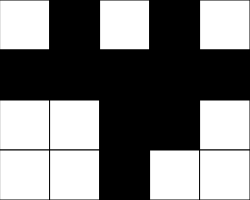
Frame 1 (no input)
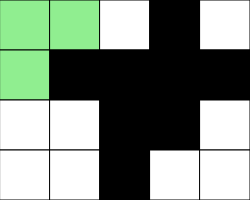
Frame 60 (no input)
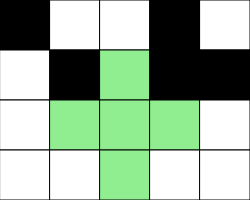
Frame 120 (the mouse pressed at the canvas centre since frame 60)

The p5.js sketch that drew these frames (run headless with seeded random() and noise() and a simulated clock; from frame 60 on, the mouse is pressed at the canvas centre):

// p5.js sketch
// ── sketch.js
// Puzzle Game
// Elias Reynolds
// Nov 10, 2023
// A first foray into working with 2D arrays
//Global Variables
let flippy = 1;
let grid =
  [[255, 0, 255, 0, 255],
  [0, 0, 0, 255, 0],
  [255, 255, 0, 255, 0], 
  [255, 0, 0, 255, 0]];
let gridspare = grid;
const NUM_ROWS = 4; const NUM_COLS = 5;
let rectWidth, rectHeight, row, col;
function setup() {
  rectWidth = 50; rectHeight = 50;
  createCanvas(NUM_COLS * rectWidth, NUM_ROWS * rectHeight);
  randomize();
}
function draw() {
  row = getCurrentY(); col = getCurrentX();
  background(220);
  renderGrid();
  if (wincheck() === true) {
    fill(125);
    text('you win!!!!!', mouseX, mouseY);
  }
  greenplus();}
function keyPressed() {
  //if spacebar is pressed change variable
  if (keyCode === 32) {
    flippy *= -1;
  }
}
function mousePressed() {
  //flippy flippy whippy whippy
  //flips flippy when flippy is supposed to be flipped
  //to flip the square to do the flip
  if (flippy === 1) {
    if (keyIsPressed && keyCode === SHIFT) {//shift makes one
      flip(col, row);
    }
    else {//do plus sign
      flip(col, row);
      if (col < NUM_COLS - 1) flip(col + 1, row);
      if (col > 0) flip(col - 1, row);
      if (row < NUM_ROWS - 1) flip(col, row + 1);
      if (row > 0) flip(col, row - 1);
    }
  }
  else {
    if (keyIsPressed && keyCode === SHIFT) {
      flip(col, row);
    }
    else {//do square
      flip(col, row);
      if (col < NUM_COLS - 1) flip(col + 1, row);
      if (row > 0 && col < NUM_COLS - 1) flip(col + 1, row - 1);
      if (row > 0) flip(col, row - 1);
    }
  }

  gridspare = structuredClone(grid);
}
function flip(col, row) {
  //flips the colors
  if (gridspare[row][col] === 0) {
    grid[row][col] = 255;
  }
  else {
    grid[row][col] = 0;
  }
}
function greenplus() {
  //makes green thing
  grid = structuredClone(gridspare);//set grid to 
  //gridspare. gridspare saves the black and white values
  //while grid has green values in it
  if (flippy === 1) {//if spacebar hasnt been pressed
    //do plus sign
    if (keyIsPressed && keyCode === SHIFT) {
      greenthing(col, row);
    }
    else {
      greenthing(col, row);
      if (col < NUM_COLS - 1) greenthing(col + 1, row);
      if (col > 0) greenthing(col - 1, row);
      if (row < NUM_ROWS - 1) greenthing(col, row + 1);
      if (row > 0) greenthing(col, row - 1);
    }
  }
  else {//otherwise do square
    if (keyIsPressed && keyCode === SHIFT) {
      greenthing(col, row);
    }
    else {
      greenthing(col, row);
      if (col < NUM_COLS - 1) greenthing(col + 1, row);
      if (row > 0 && col < NUM_COLS - 1) greenthing(col + 1, row - 1);
      if (row > 0) greenthing(col, row - 1);
    }
  }
}
function greenthing(col, row) {
  //works like flip but makes it green no matter what
  grid[row][col] = color(144, 238, 144);
}
function getCurrentX() { //determine current column mouse is in, and return
  let constrainMouseX = constrain(mouseX, 0, width - 1);
  return floor(constrainMouseX / rectWidth);
}
function getCurrentY() { //determine current row mouse is in, and return
  let constrainMouseY = constrain(mouseY, 0, height - 1);
  return floor(constrainMouseY / rectHeight);
}

function renderGrid() {
  //creates a 2D grid of squares using information from our
  //2D array for the corresponding fill values
  for (let x = 0; x < NUM_COLS; x++) {
    for (let y = 0; y < NUM_ROWS; y++) {
      let fillValue = grid[y][x];
      fill(fillValue);
      //x:    0,   1,   2,  3,   4
      //posx  0   50, 100, 150,200   expression? x→posx
      rect(x * rectWidth, y * rectHeight, rectWidth, rectHeight);
    }
  }
}
function wincheck() {
  //checks if the player has won once per frame
  let twofitty;
  let win = false;
  for (let p of gridspare) {
    for (let a of p) {
      if (a === 255) {
        if (twofitty === false) {
          win = false;
          return win;
        }
        else {
          twofitty = true;
          win = true;
        }
      }
      else if (a === 0) {
        if (twofitty === true) {
          win = false;
          return win;
        }
        else {
          twofitty = false;
          win = true;
        }
      }
    }
  }
  return win;
}
function randomize() {
  //randomizes the grid and makes a second array
  //which is equal to the first
  grid =
    [[random([0, 255]), random([0, 255]), random([0, 255]), random([0, 255]), random([0, 255])],
    [random([0, 255]), random([0, 255]), random([0, 255]), random([0, 255]), random([0, 255])],
    [random([0, 255]), random([0, 255]), random([0, 255]), random([0, 255]), random([0, 255])],
    [random([0, 255]), random([0, 255]), random([0, 255]), random([0, 255]), random([0, 255])]];
  gridspare = structuredClone(grid);
}
